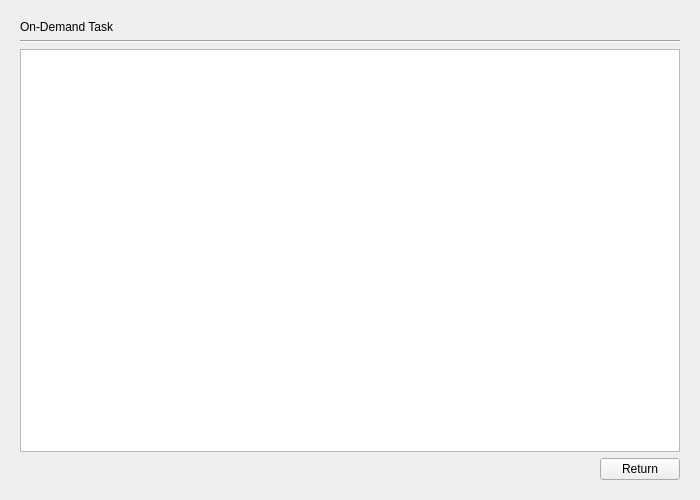
<?xml version="1.0" encoding="UTF-8"?>
<ui version="4.0">
 <class>OnDemandTaskPage</class>
 <widget class="QWidget" name="OnDemandTaskPage">
  <property name="geometry">
   <rect>
    <x>0</x>
    <y>0</y>
    <width>700</width>
    <height>500</height>
   </rect>
  </property>
  <property name="windowTitle">
   <string>Form</string>
  </property>
  <layout class="QVBoxLayout" name="verticalLayout">
   <property name="leftMargin">
    <number>20</number>
   </property>
   <property name="topMargin">
    <number>20</number>
   </property>
   <property name="rightMargin">
    <number>20</number>
   </property>
   <property name="bottomMargin">
    <number>20</number>
   </property>
   <item>
    <widget class="QLabel" name="headerLabel">
     <property name="text">
      <string>On-Demand Task</string>
     </property>
    </widget>
   </item>
   <item>
    <widget class="Line" name="line">
     <property name="orientation">
      <enum>Qt::Horizontal</enum>
     </property>
    </widget>
   </item>
   <item>
    <widget class="QTextEdit" name="logOutputTextEdit">
     <property name="readOnly">
      <bool>true</bool>
     </property>
    </widget>
   </item>
   <item>
    <layout class="QHBoxLayout" name="horizontalLayout">
     <item>
      <spacer name="horizontalSpacer">
       <property name="orientation">
        <enum>Qt::Horizontal</enum>
       </property>
       <property name="sizeHint" stdset="0">
        <size>
         <width>40</width>
         <height>20</height>
        </size>
       </property>
      </spacer>
     </item>
     <item>
      <widget class="QPushButton" name="returnButton">
       <property name="text">
        <string>Return</string>
       </property>
      </widget>
     </item>
    </layout>
   </item>
  </layout>
 </widget>
 <resources/>
 <connections/>
</ui>
